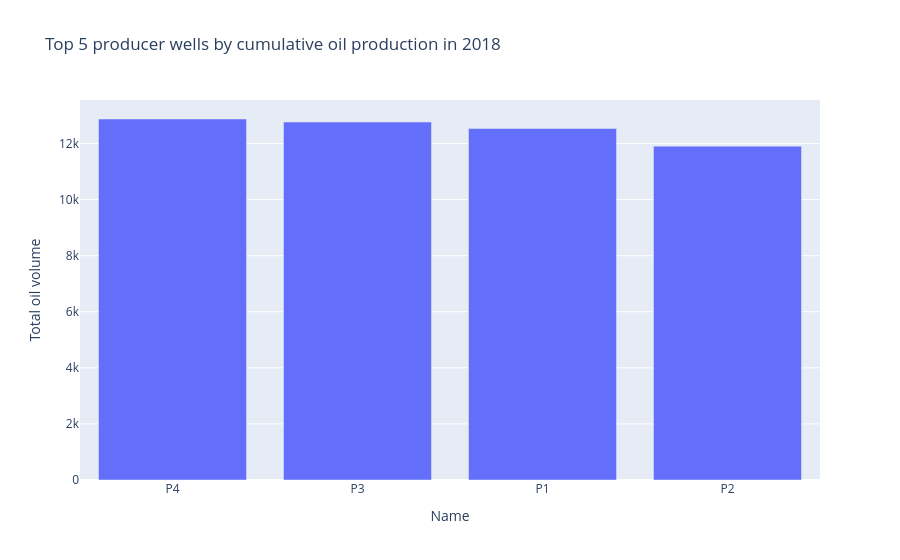
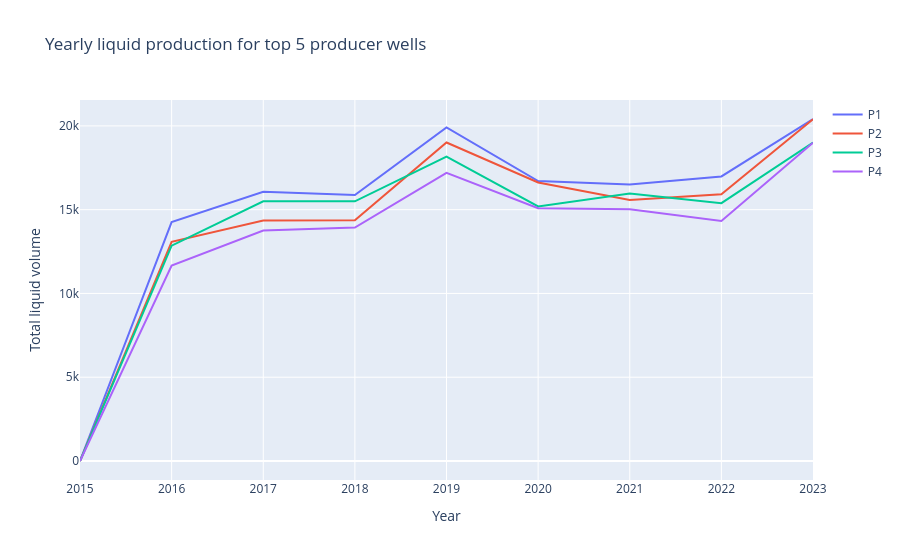
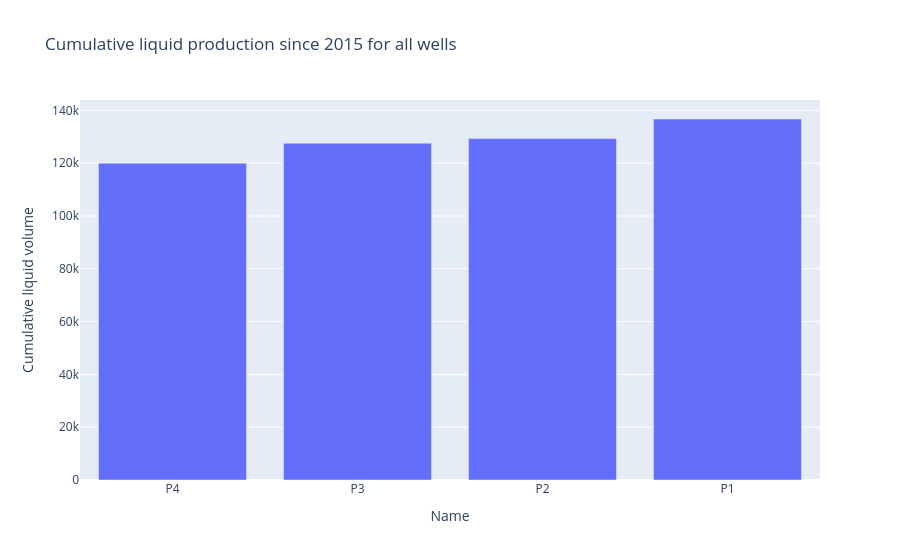

Notebook source saved alongside these figures, in order:
### Code cell
for item in ui_items:
    if item.type=='text':
        print( item.data['text'])
    item = item.data.get('plotly',None)
    if item:
        pio.show(item)

### Figure 1 — Plotly figure (JSON) as saved in the notebook; plotly's stock layout.template omitted (floating-point values rounded to 4 significant figures)
{"data": [{"name": "Total oil volume", "orientation": "v", "type": "bar", "x": ["P4", "P3", "P1", "P2"], "y": [12880.0, 12770.0, 12540.0, 11910.0]}], "layout": {"barmode": "group", "title": {"text": "Top 5 producer wells by cumulative oil production in 2018"}, "xaxis": {"title": {"text": "Name"}}, "yaxis": {"title": {"text": "Total oil volume"}}}}

### Figure 2 — Plotly figure (JSON) as saved in the notebook; plotly's stock layout.template omitted (floating-point values rounded to 4 significant figures)
{"data": [{"mode": "lines", "name": "P1", "type": "scatter", "x": [2015, 2016, 2017, 2018, 2019, 2020, 2021, 2022, 2023], "y": [0, 14260.0, 16060.0, 15880.0, 19910.0, 16710.0, 16510.0, 16980.0, 20410.0]}, {"mode": "lines", "name": "P2", "type": "scatter", "x": [2015, 2016, 2017, 2018, 2019, 2020, 2021, 2022, 2023], "y": [0, 13080.0, 14350.0, 14370.0, 19010.0, 16630.0, 15570.0, 15930.0, 20390.0]}, {"mode": "lines", "name": "P3", "type": "scatter", "x": [2015, 2016, 2017, 2018, 2019, 2020, 2021, 2022, 2023], "y": [0, 12850.0, 15500.0, 15500.0, 18170.0, 15190.0, 15960.0, 15390.0, 19010.0]}, {"mode": "lines", "name": "P4", "type": "scatter", "x": [2015, 2016, 2017, 2018, 2019, 2020, 2021, 2022, 2023], "y": [0, 11670.0, 13750.0, 13930.0, 17200.0, 15080.0, 15030.0, 14320.0, 19000.0]}], "layout": {"title": {"text": "Yearly liquid production for top 5 producer wells"}, "xaxis": {"title": {"text": "Year"}}, "yaxis": {"title": {"text": "Total liquid volume"}}}}

### Figure 3 — Plotly figure (JSON) as saved in the notebook; plotly's stock layout.template omitted (floating-point values rounded to 4 significant figures)
{"data": [{"name": "Cumulative liquid volume", "orientation": "v", "type": "bar", "x": ["P4", "P3", "P2", "P1"], "y": [120000.0, 127600.0, 129300.0, 136700.0]}], "layout": {"barmode": "group", "title": {"text": "Cumulative liquid production since 2015 for all wells"}, "xaxis": {"title": {"text": "Name"}}, "yaxis": {"title": {"text": "Cumulative liquid volume"}}}}
